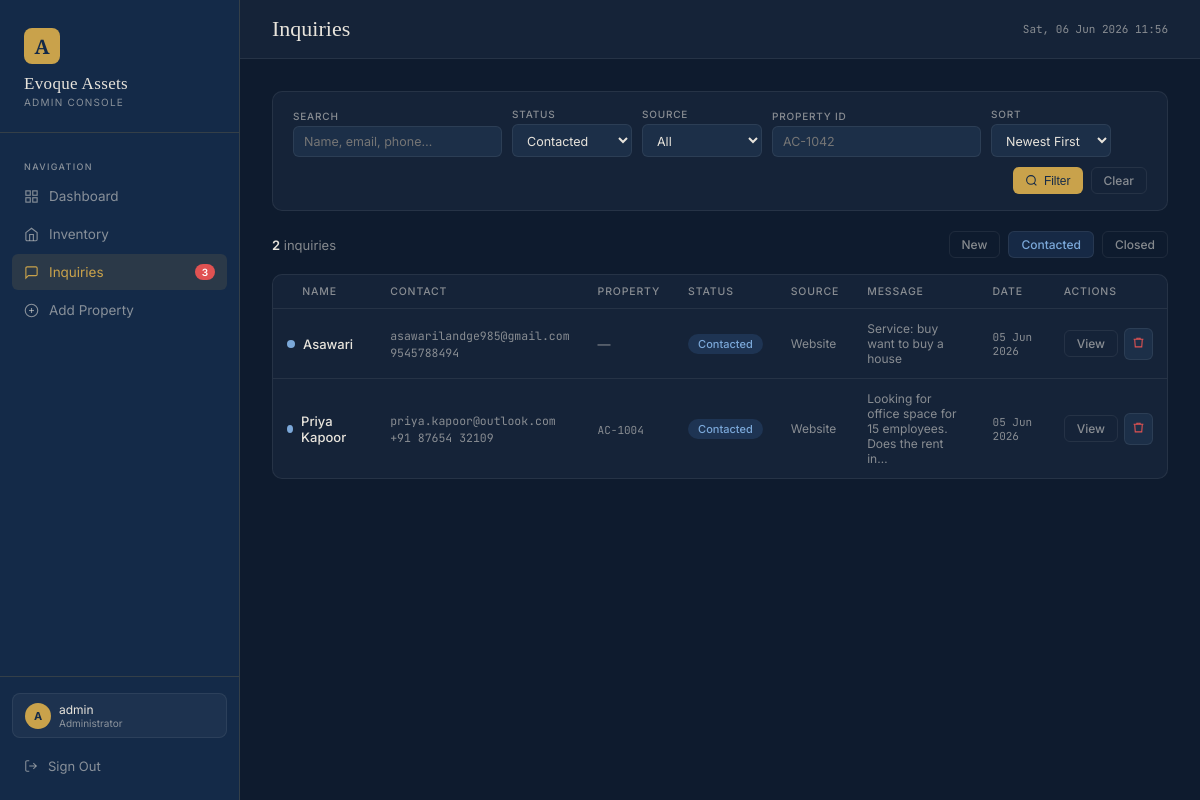
Screenshot of /admin-panel/inquiries/?status=contacted (signed in) with the database file from the repository.
### core/models.py (models this page shows, shortened)
class Inquiry(models.Model):
    STATUS_CHOICES = [('new', 'New'), ('contacted', 'Contacted'), ('closed', 'Closed')]
    SOURCE_CHOICES = [('website', 'Website'), ('phone', 'Phone'), ('walk-in', 'Walk-In'), ('referral', 'Referral')]
    name        = models.CharField(max_length=100)
    email       = models.EmailField()
    phone       = models.CharField(max_length=20, blank=True)
    message     = models.TextField(blank=True)
    property    = models.ForeignKey(Property, null=True, blank=True, on_delete=models.SET_NULL, related_name='inquiries')
    property_ref= models.CharField(max_length=50, blank=True)  # if no FK
    status      = models.CharField(max_length=12, choices=STATUS_CHOICES, default='new')
    source      = models.CharField(max_length=20, choices=SOURCE_CHOICES, default='website')
    notes       = models.TextField(blank=True)
    created_at  = models.DateTimeField(auto_now_add=True)
    updated_at  = models.DateTimeField(auto_now=True)
    class Meta:
        ordering = ['-created_at']
        verbose_name_plural = 'Inquiries'

class Property(models.Model):
    PURPOSE_CHOICES = [('buy', 'Buy'), ('rent', 'Rent')]
    CATEGORY_CHOICES = [('residential', 'Residential'), ('commercial', 'Commercial')]
    STATUS_CHOICES = [('active', 'Active'), ('sold', 'Sold'), ('rented', 'Rented'), ('draft', 'Draft')]
    FURNISHING_CHOICES = [
        ('unfurnished', 'Unfurnished'),
        ('semi-furnished', 'Semi-Furnished'),
        ('fully-furnished', 'Fully-Furnished'),
        ('fully-fitted', 'Fully Fitted'),
    ]
    property_id   = models.CharField(max_length=20, unique=True, blank=True)
    title         = models.CharField(max_length=200)
    locality      = models.CharField(max_length=200)
    description   = models.TextField(blank=True)
    purpose       = models.CharField(max_length=10, choices=PURPOSE_CHOICES, default='buy')
    category      = models.CharField(max_length=20, choices=CATEGORY_CHOICES, default='residential')
    property_type = models.CharField(max_length=50)  # Apartment, Villa, Penthouse, Office Space…
    status        = models.CharField(max_length=10, choices=STATUS_CHOICES, default='active')
    price         = models.DecimalField(max_digits=14, decimal_places=2)
    price_label   = models.CharField(max_length=30, blank=True)
    price_period  = models.CharField(max_length=20, blank=True)  # "/ month" for rent
    bhk           = models.PositiveSmallIntegerField(null=True, blank=True)
    area          = models.PositiveIntegerField(null=True, blank=True)  # sq ft
    floor         = models.CharField(max_length=30, blank=True)
    facing        = models.CharField(max_length=30, blank=True)
    furnishing    = models.CharField(max_length=20, choices=FURNISHING_CHOICES, blank=True)
    parking       = models.PositiveSmallIntegerField(default=0)
    age           = models.CharField(max_length=30, blank=True)
    image         = models.TextField(blank=True)
    gallery       = models.JSONField(default=list, blank=True)
    badges        = models.JSONField(default=list, blank=True)
    amenities     = models.JSONField(default=list, blank=True)
    featured      = models.BooleanField(default=False)
    consultant_name     = models.CharField(max_length=100, blank=True)
    consultant_title    = models.CharField(max_length=100, blank=True)
    consultant_initials = models.CharField(max_length=5, blank=True)
    created_at    = models.DateTimeField(auto_now_add=True)
    updated_at    = models.DateTimeField(auto_now=True)
    class Meta:
        ordering = ['-created_at']
        verbose_name_plural = 'Properties'

### core/views.py (the view)
# urls.py: path('inquiries/',             views.inquiry_list,    name='inquiry_list'),
@login_required(login_url='/admin-panel/login/')
def inquiry_list(request):
    qs = Inquiry.objects.select_related('property')
    q      = request.GET.get('q', '')
    status = request.GET.get('status', '')
    source = request.GET.get('source', '')
    prop   = request.GET.get('property', '')
    sort   = request.GET.get('sort', '-created_at')
    if q:
        qs = qs.filter(Q(name__icontains=q) | Q(email__icontains=q) | Q(phone__icontains=q))
    if status:
        qs = qs.filter(status=status)
    if source:
        qs = qs.filter(source=source)
    if prop:
        qs = qs.filter(Q(property__property_id__icontains=prop) | Q(property_ref__icontains=prop))
    valid_sorts = ['created_at', '-created_at', 'name', 'status']
    if sort in valid_sorts:
        qs = qs.order_by(sort)
    return render(request, 'core/inquiries.html', {
        'inquiries': qs,
        'filters': {'q': q, 'status': status, 'source': source, 'property': prop, 'sort': sort},
    })

### core/views.py (called while the page is built)
def admin_context(request):
    if request.user.is_authenticated and request.user.is_staff:
        new_inq_count = Inquiry.objects.filter(status='new').count()
        return {'new_inq_count': new_inq_count}
    return {}

### templates/core/inquiries.html (shortened to what this page needs)
{% extends "core/base.html" %}
{% block page_title %}Inquiries{% endblock %}
{% block content %}
<form method="get" class="filter-bar">
  <div class="form-group">
    <label>Search</label>
    <input type="text" name="q" value="{{ filters.q }}" placeholder="Name, email, phone…" style="min-width:180px;"/>
  </div>
  <div class="form-group">
    <label>Status</label>
    <select name="status">
      <option value="contacted" {% if filters.status == 'contacted' %}selected{% endif %}>Contacted</option>
    </select>
  </div>
  <div class="form-group">
    <label>Source</label>
    <select name="source">
      <option value="">All</option>
    </select>
  </div>
  <div class="form-group">
    <label>Property ID</label>
    <input type="text" name="property" value="{{ filters.property }}" placeholder="AC-1042"/>
  </div>
  <div class="form-group">
    <label>Sort</label>
    <select name="sort">
      <option value="-created_at" {% if filters.sort == '-created_at' %}selected{% endif %}>Newest First</option>
    </select>
  </div>
  <div class="filter-bar-actions">
    <button type="submit" class="btn btn-gold btn-sm">
      <svg width="13" height="13" viewBox="0 0 24 24" fill="none" stroke="currentColor" stroke-width="2"><circle cx="11" cy="11" r="8"/><line x1="21" y1="21" x2="16.65" y2="16.65"/></svg>
      Filter
    </button>
    <a href="{% url 'inquiry_list' %}" class="btn btn-outline btn-sm">Clear</a>
  </div>
</form>
<div style="display:flex;align-items:center;margin-bottom:16px;">
  <div style="font-size:13px;color:var(--text-muted);">
    <span style="color:var(--text);font-weight:600;">{{ inquiries|length }}</span> inquir{% if inquiries|length == 1 %}y{% else %}ies{% endif %}
  </div>
  <div style="margin-left:auto;display:flex;gap:8px;">
    <a href="?status=new" class="btn btn-outline btn-sm" style="{% if filters.status == 'new' %}background:rgba(201,162,75,.1);color:var(--gold);{% endif %}">New</a>
    <a href="?status=contacted" class="btn btn-outline btn-sm" style="{% if filters.status == 'contacted' %}background:rgba(44,78,122,.3);color:#7BA8D9;{% endif %}">Contacted</a>
    <a href="?status=closed" class="btn btn-outline btn-sm" style="{% if filters.status == 'closed' %}background:rgba(76,175,124,.1);color:var(--green);{% endif %}">Closed</a>
  </div>
</div>
<div class="card" style="padding:0;overflow:hidden;">
  {% if inquiries %}
  <div class="table-wrap">
    <table>
      <thead>
        <tr>
          <th>
            <span class="inq-dot"></span>
            &nbsp;Name
          </th>
          <th>Contact</th>
          <th>Property</th>
          <th>Status</th>
          <th>Source</th>
          <th>Message</th>
          <th>Date</th>
          <th>Actions</th>
        </tr>
      </thead>
      <tbody>
        {% for inq in inquiries %}
        <tr>
          <td>
            <div style="display:flex;align-items:center;gap:8px;">
              <span class="inq-dot dot-{{ inq.status }}"></span>
              <div>
                <a href="{% url 'inquiry_detail' inq.pk %}" style="color:var(--text);text-decoration:none;font-weight:500;font-size:13px;">{{ inq.name }}</a>
              </div>
            </div>
          </td>
          <td>
            <div class="mono" style="font-size:11.5px;">{{ inq.email }}</div>
            {% if inq.phone %}<div class="mono" style="font-size:11.5px;margin-top:2px;">{{ inq.phone }}</div>{% endif %}
          </td>
          <td>
            {% if inq.property %}
              <a href="{% url 'property_detail' inq.property.pk %}" style="color:var(--gold);text-decoration:none;">
                <span class="mono">{{ inq.property.property_id }}</span>
              </a>
            {% elif inq.property_ref %}
              <span class="mono text-muted">{{ inq.property_ref }}</span>
            {% else %}
              <span class="text-muted">—</span>
            {% endif %}
          </td>
          <td><span class="pill pill-{{ inq.status }}">{{ inq.get_status_display }}</span></td>
          <td class="text-muted" style="font-size:12px;">{{ inq.get_source_display }}</td>
          <td style="max-width:200px;font-size:12px;color:var(--text-muted);">{{ inq.message|truncatechars:60 }}</td>
          <td class="mono">{{ inq.created_at|date:"d M Y" }}</td>
          <td>
            <div class="actions-col">
              <a href="{% url 'inquiry_detail' inq.pk %}" class="btn btn-outline btn-sm">View</a>
              <a href="{% url 'inquiry_delete' inq.pk %}" class="btn-icon" title="Delete" style="color:var(--red);">
                <svg width="13" height="13" viewBox="0 0 24 24" fill="none" stroke="currentColor" stroke-width="2"><polyline points="3 6 5 6 21 6"/><path d="M19 6l-1 14H6L5 6"/><path d="M9 6V4h6v2"/></svg>
              </a>
            </div>
          </td>
        </tr>
        {% endfor %}
      </tbody>
    </table>
  </div>
  {% else %}
  <div class="empty-state">
    <svg width="40" height="40" viewBox="0 0 24 24" fill="none" stroke="currentColor" stroke-width="1.2"><path d="M21 15a2 2 0 01-2 2H7l-4 4V5a2 2 0 012-2h14a2 2 0 012 2z"/></svg>
    <div>No inquiries found</div>
  </div>
  {% endif %}
</div>
{% endblock %}

### templates/core/base.html (shortened to what this page needs)
<!DOCTYPE html>
<html lang="en">
<head>
</head>
<body>
{% block body %}
{% if user.is_authenticated %}
  <nav class="sidebar">
    <div class="sidebar__brand">
      <div class="brand-mark">A</div>
      <div class="brand-name">Evoque Assets</div>
      <div class="brand-sub">Admin Console</div>
    </div>
    <div class="sidebar__nav">
      <div class="nav-section-label">Navigation</div>
      <a href="{% url 'admin_dashboard' %}" class="nav-item {% if request.resolver_match.url_name == 'admin_dashboard' or request.resolver_match.url_name == 'admin_root' %}active{% endif %}">
        <svg width="15" height="15" viewBox="0 0 24 24" fill="none" stroke="currentColor" stroke-width="1.8"><rect x="3" y="3" width="7" height="7"/><rect x="14" y="3" width="7" height="7"/><rect x="3" y="14" width="7" height="7"/><rect x="14" y="14" width="7" height="7"/></svg>
        Dashboard
      </a>
      <a href="{% url 'inventory_list' %}" class="nav-item {% if 'inventory' in request.resolver_match.url_name %}active{% endif %}">
        <svg width="15" height="15" viewBox="0 0 24 24" fill="none" stroke="currentColor" stroke-width="1.8"><path d="M3 9l9-7 9 7v11a2 2 0 01-2 2H5a2 2 0 01-2-2z"/><polyline points="9 22 9 12 15 12 15 22"/></svg>
        Inventory
      </a>
      <a href="{% url 'inquiry_list' %}" class="nav-item {% if 'inquiry' in request.resolver_match.url_name %}active{% endif %}">
        <svg width="15" height="15" viewBox="0 0 24 24" fill="none" stroke="currentColor" stroke-width="1.8"><path d="M21 15a2 2 0 01-2 2H7l-4 4V5a2 2 0 012-2h14a2 2 0 012 2z"/></svg>
        Inquiries
        {% if new_inq_count %}<span class="nav-badge">{{ new_inq_count }}</span>{% endif %}
      </a>
      <a href="{% url 'property_add' %}" class="nav-item {% if request.resolver_match.url_name == 'property_add' %}active{% endif %}">
        <svg width="15" height="15" viewBox="0 0 24 24" fill="none" stroke="currentColor" stroke-width="1.8"><circle cx="12" cy="12" r="10"/><line x1="12" y1="8" x2="12" y2="16"/><line x1="8" y1="12" x2="16" y2="12"/></svg>
        Add Property
      </a>
    </div>
    <div class="sidebar__footer">
      <div class="user-chip" style="margin-bottom:10px; padding:8px 12px; border-radius:8px; background:rgba(255,255,255,.04); border:1px solid var(--border2);">
        <div class="user-avatar">{{ user.username|first|upper }}</div>
        <div>
          <div style="font-size:12px;color:var(--text);">{{ user.username }}</div>
          <div style="font-size:10px;color:var(--text-muted);">Administrator</div>
        </div>
      </div>
      <a href="{% url 'admin_logout' %}" class="logout-btn">
        <svg width="14" height="14" viewBox="0 0 24 24" fill="none" stroke="currentColor" stroke-width="1.8"><path d="M9 21H5a2 2 0 01-2-2V5a2 2 0 012-2h4"/><polyline points="16 17 21 12 16 7"/><line x1="21" y1="12" x2="9" y2="12"/></svg>
        Sign Out
      </a>
    </div>
  </nav>
  <div class="main">
    <div class="topbar">
      <h1>{% block page_title %}Dashboard{% endblock %}</h1>
      <div class="topbar-right">
        <div style="font-size:11px;color:var(--text-muted);font-family:var(--ff-mono);">
          {% now "D, d M Y H:i" %}
        </div>
      </div>
    </div>
    <div class="content">
      {% block content %}{% endblock %}
    </div>
  </div>
{% else %}
  {% block body_auth %}{% endblock %}
{% endif %}
{% endblock %}
</body>
</html>

### rows the page displays
Inquiry: name "Asawari", email "asawarilandge985@gmail.com", phone "9545788494", status "Contacted", source "Website", message "Service: buy want to buy a house", created_at "05 Jun 2026"
Inquiry: name "Priya Kapoor", email "priya.kapoor@outlook.com", phone "+91 87654 32109", property.property_id "AC-1004", status "Contacted", source "Website", message "Looking for office space for 15 employees. Does the rent in…", created_at "05 Jun 2026"

### other values shown
{{ new_inq_count }} "3"
{{ user.username|first|upper }} "A"
{{ user.username }} "admin"
{{ inquiries|length }} "2"
